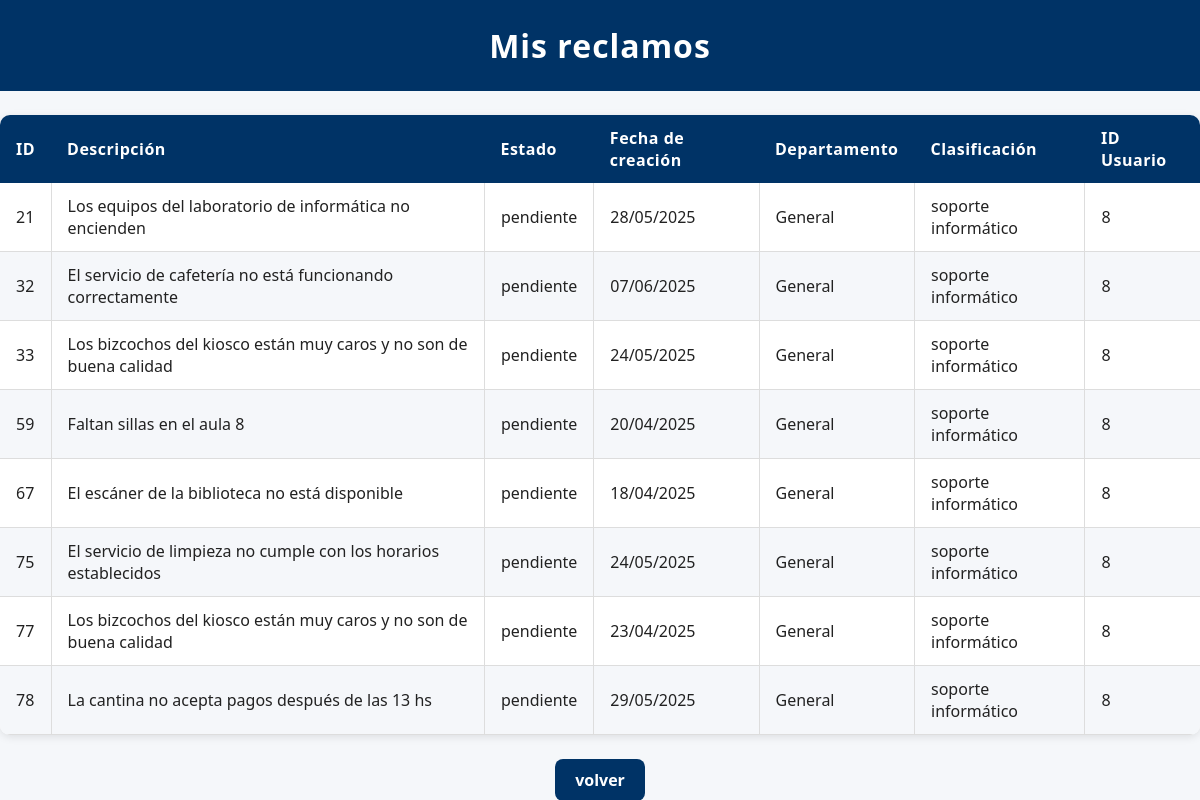
Before: /mis_reclamos (signed in) with the older database file.
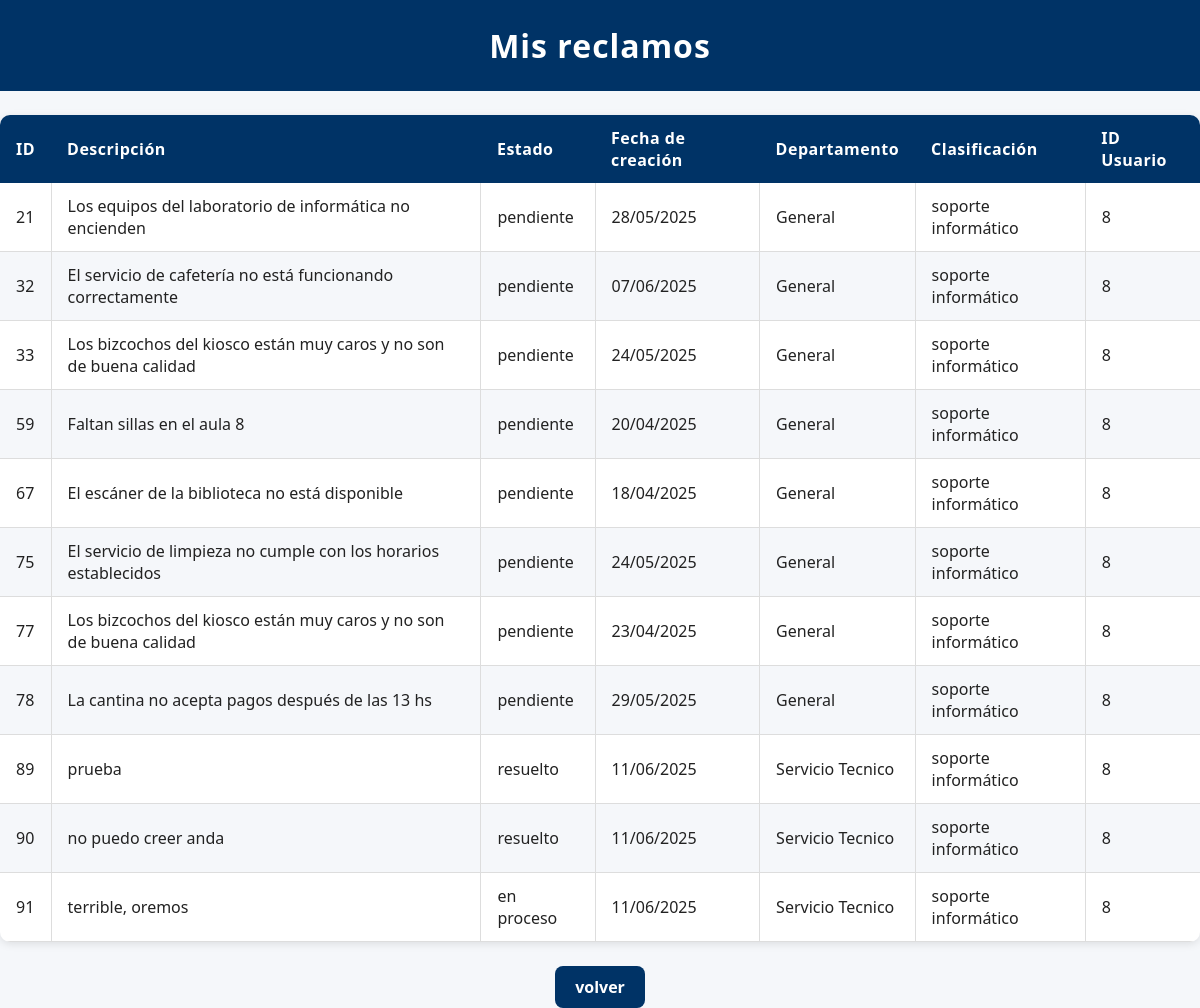
After: the same page with the newer database file.
### modules/modelos.py (models this page shows)
class Base(DeclarativeBase):
    pass

class ModeloReclamo(Base):
    __tablename__ = 'reclamos'
    id = Column(Integer, primary_key=True)
    estado = Column(String, default="pendiente")
    fecha_hora = Column(DateTime, default=datetime.utcnow)
    contenido = Column(String)
    usuario_id = Column(Integer, ForeignKey('usuarios.id'))
    departamento = Column(String)
    clasificacion = Column(String)
    cantidad_adherentes = Column(Integer, default=1) #Se contabiliza como adherente el usuario que crea el reclamo
    tiempo_estimado = Column(Integer,default=0) #Solo se cambia cuando el reclamo pasa de pendiente -->en proceso
    usuarios = relationship(
        "ModeloUsuario",
        secondary=usuarios_reclamos,
        back_populates="reclamos"
    )
    usuario = relationship("ModeloUsuario", foreign_keys=[usuario_id], backref="reclamos_creados")

### server.py (the view)
@app.route('/mis_reclamos')
@login_required
def mis_reclamos():
    reclamos = repo_reclamos.obtener_todos_los_registros(current_user.id)
    return render_template('mis_reclamos.html', usuario=current_user, reclamos=reclamos)

### modules/login.py (called while the page is built)
    @property
    def is_authenticated(self):
        return True

### modules/repositorio.py (called while the page is built)
    def obtener_registro_por_filtro(self, campo, valor, campo2=None, valor2=None):
        query = self.__session.query(ModeloUsuario).filter(getattr(ModeloUsuario, campo) == valor)
        if campo2 and valor2:
            query = query.filter(getattr(ModeloUsuario, campo2) == valor2)
        modelo = query.first()
        if modelo:
            return self.__map_modelo_a_entidad(modelo)
        return None

    def __map_modelo_a_entidad(self, modelo: ModeloUsuario):
        return Usuario(
            nombre=modelo.nombre,
            apellido=modelo.apellido,
            email=modelo.email,
            nombre_de_usuario=modelo.nombre_de_usuario,
            contraseña=modelo.contraseña,
            rol=modelo.rol,
            claustro=modelo.claustro,
            id=modelo.id
        )

    def obtener_todos_los_registros(self, usuario_id):
        return self.__session.query(ModeloReclamo).filter_by(usuario_id=usuario_id).all()

### modules/usuarios.py (called while the page is built)
    @property
    def nombre(self):
        return self.__nombre

    @nombre.setter
    def nombre(self, nuevo_nombre: str):
        if not isinstance(nuevo_nombre, str):
            raise ValueError("El nombre debe ser una cadena de texto")
        self.__nombre = nuevo_nombre

    @property
    def apellido(self):
        return self.__apellido

    @apellido.setter
    def apellido(self, nuevo_apellido: str):
        if not isinstance(nuevo_apellido, str):
            raise ValueError("El apellido debe ser una cadena de texto")
        self.__apellido = nuevo_apellido

    @property
    def email(self):
        return self.__email

    @email.setter
    def email(self, nuevo_email: str):
        if not isinstance(nuevo_email, str):
            raise ValueError("El email debe ser una cadena de texto")
        self.__email = nuevo_email

    @property
    def nombre_de_usuario(self):
        return self.__nombre_de_usuario

    @nombre_de_usuario.setter
    def nombre_de_usuario(self, nuevo_nombre_de_usuario: str):
        if not isinstance(nuevo_nombre_de_usuario, str):
            raise ValueError("El nombre de usuario debe ser una cadena de texto")
        self.__nombre_de_usuario = nuevo_nombre_de_usuario

    @property
    def contraseña(self):
        return self.__contraseña

    @contraseña.setter
    def contraseña(self, value):
        self.__contraseña = value

    @property
    def rol(self):
        return self.__rol

    @property
    def id(self):
        return self.__id

### templates/mis_reclamos.html (shortened to what this page needs)
<!DOCTYPE html>
<html lang="en">
<head>
    <link rel="stylesheet" href="{{ url_for('static', filename='style.css') }}">
</head>
<body>
    <h1>Mis reclamos</h1>
    <table>
        <thead>
            <tr>
                <th>ID</th>
                <th>Descripción</th>
                <th>Estado</th>
                <th>Fecha de creación</th>
                <th>Departamento</th>
                <th>Clasificación</th>
                <th>ID Usuario</th>
            </tr>
        </thead>
        <tbody>
            {% for reclamo in reclamos %}
            <tr>
                <td>{{ reclamo.id }}</td>
                <td>{{ reclamo.contenido }}</td>
                <td>{{ reclamo.estado }}</td>
                <td>{{ reclamo.fecha_hora.strftime('%d/%m/%Y') }}</td>
                <td>{{ reclamo.departamento }}</td>
                <td>{{ reclamo.clasificacion }}</td>
                <td>{{ reclamo.usuario_id }}</td>
            </tr>
            {% endfor %}
        </tbody>
    </table>
    <div style="text-align:center;">
        <a href="{{ url_for('inicio') }}" class="enlace-boton">volver</a>
    </div>
</body>
</html>

### static/style.css (style rules this page uses)
html, body { font-family: 'Segoe UI', Arial, sans-serif; background-color: #f5f7fa; color: #222; margin: 0; padding: 0; height: 100%; }
h1 { background-color: #003366; color: #fff; margin: 0; padding: 24px 0; text-align: center; letter-spacing: 1px; }
table { width: 100%; border-collapse: collapse; margin: 24px 0; font-family: 'Segoe UI', Arial, sans-serif; font-size: 1em; color: #222; box-shadow: 0 2px 8px rgba(0,0,0,0.1); border-radius: 10px; overflow: hidden; background: #fff; }
thead { background-color: #003366; color: #fff; text-align: left; }
thead th { padding: 12px 16px; font-weight: bold; letter-spacing: 0.5px; }
tbody tr { border-bottom: 1px solid #ddd; }
tbody tr:nth-child(even) { background-color: #f5f7fa; }
tbody td { padding: 12px 16px; vertical-align: middle; border-left: 1px solid #ddd; }
tbody td:first-child { border-left: none; }
a { position: relative; color: #003366; font-weight: 600; text-decoration: none; cursor: pointer; transition: color 0.3s ease; }
a::after { content: ''; position: absolute; width: 0; height: 2px; left: 0; bottom: -3px; background-color: #00509e; transition: width 0.3s ease; border-radius: 2px; }
a.enlace-boton { display: inline-block; padding: 10px 20px; background-color: #003366; color: #fff; border-radius: 8px; text-decoration: none; font-weight: bold; }

Changed rows visible on the page:
added ModeloReclamo: id "89", contenido "prueba", estado "resuelto", fecha_hora "11/06/2025", departamento "Servicio Tecnico", clasificacion "soporte informático", usuario_id "8"
added ModeloReclamo: id "90", contenido "no puedo creer anda", estado "resuelto", fecha_hora "11/06/2025", departamento "Servicio Tecnico", clasificacion "soporte informático", usuario_id "8"
added ModeloReclamo: id "91", contenido "terrible, oremos", estado "en proceso", fecha_hora "11/06/2025", departamento "Servicio Tecnico", clasificacion "soporte informático", usuario_id "8"
